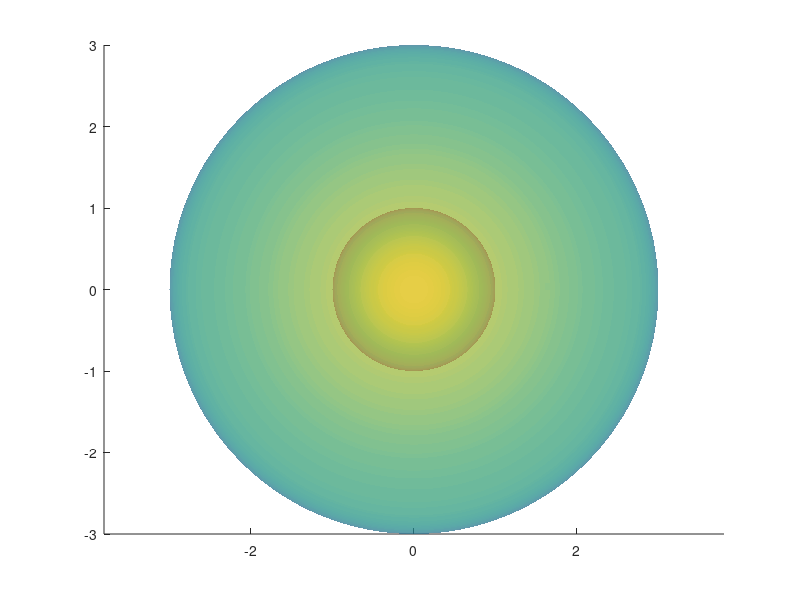

MATLAB code for this plot:
figure;
hold on;
axis equal
[x y z] = sphere(128);
h = surface(x, y, z); 
set(h, 'FaceAlpha', 0.5)
shading flat

[x y z] = sphere(128);
r=3;
h = surfl(r*x, r*y, z); 
set(h, 'FaceAlpha', 0.5)
shading flat


